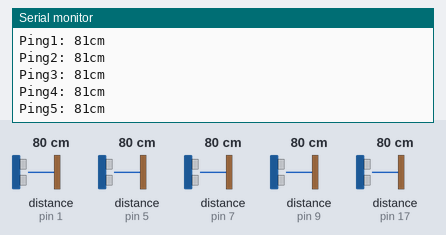
The sketch below on a simulated Arduino Uno, built with avr-gcc and run on an emulated ATmega328P. Parts: the last lines printed to the serial monitor. The test bench sets the inputs (shaded band); at power-on: distance to the obstacle (sensors on pin 1, pin 5, pin 7, pin 9, pin 17) 80 cm. The echo pulse lasts 58.3 µs per cm.

Above: at 1.2 s.
1.3 s: distance to the obstacle (sensor on pin 1) set to 2 cm
At 1.8 s:
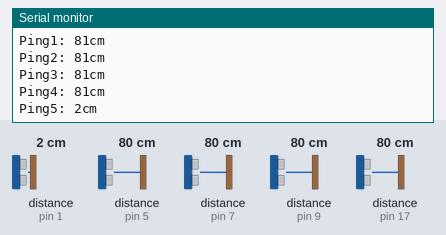
4.3 s: distance to the obstacle (sensor on pin 5) set to 4 cm
At 5.0 s:
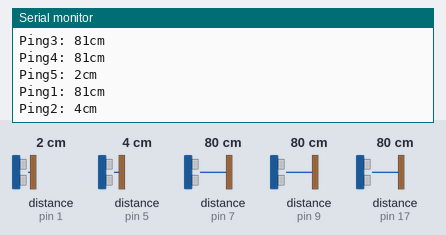
7.3 s: distance to the obstacle (sensor on pin 7) set to 250 cm
At 8.2 s:
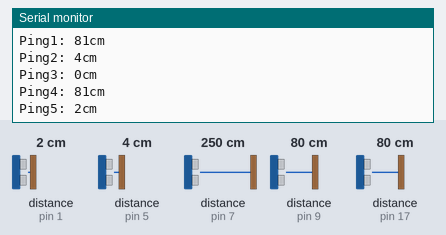
10.3 s: distance to the obstacle (sensor on pin 9) set to 60 cm
At 11.1 s:
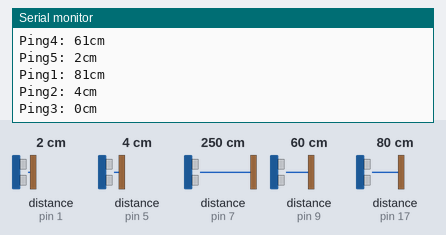
13.3 s: distance to the obstacle (sensor on pin 1) set to 4 cm
At 14.2 s:
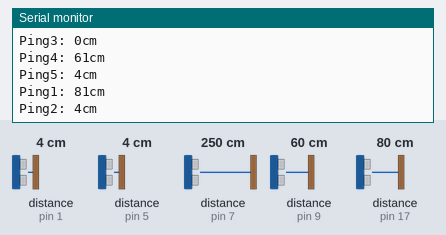
16.3 s: distance to the obstacle (sensor on pin 17) set to 9 cm
At 16.9 s:
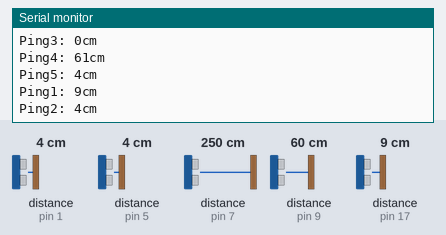
Timing chart, 0 to 19.3 s (numbered marks = the images above; inputs shaded):
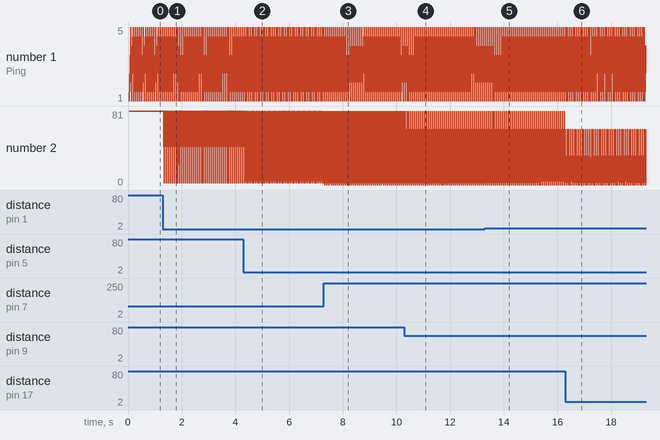

Measured:
- after the input at 1.3 s, the serial monitor: prints a new line after 0.05 s (image 1)
- after the input at 4.3 s, the serial monitor: prints a new line after 0.08 s (image 2)
- after the input at 7.3 s, the serial monitor: prints a new line at once (image 3)
- after the input at 10.3 s, the serial monitor: prints a new line after 0.06 s (image 4)
- after the input at 13.3 s, the serial monitor: prints a new line at once (image 5)
- after the input at 16.3 s, the serial monitor: prints a new line at once (image 6)

The sketch:

Varios_Ultrasonidos.ino
```cpp
#include <NewPing.h>
/*Definimos El Trigger, el echo de cada Ultrasonido.*/


#define MAX_DISTANCE 200 // Maximum distance we want to ping for (in centimeters). Maximum sensor distance is rated at 400-500cm.

/*#define TRIGGER_PIN1  12  // Arduino pin tied to trigger pin on the ultrasonic sensor.
#define ECHO_PIN1     11  // Arduino pin tied to echo pin on the ultrasonic sensor.*/

#define TRIGGER_PIN1  16  // Arduino pin tied to trigger pin on the ultrasonic sensor.
#define ECHO_PIN1     17  // Arduino pin tied to echo pin on the ultrasonic sensor.

#define TRIGGER_PIN2  4  // Arduino pin tied to trigger pin on the ultrasonic sensor.
#define ECHO_PIN2     5  // Arduino pin tied to echo pin on the ultrasonic sensor.

#define TRIGGER_PIN3  6  // Arduino pin tied to trigger pin on the ultrasonic sensor.
#define ECHO_PIN3     7  // Arduino pin tied to echo pin on the ultrasonic sensor.

#define TRIGGER_PIN4  8  // Arduino pin tied to trigger pin on the ultrasonic sensor.
#define ECHO_PIN4     9  // Arduino pin tied to echo pin on the ultrasonic sensor.

#define TRIGGER_PIN5  0  // Arduino pin tied to trigger pin on the ultrasonic sensor.
#define ECHO_PIN5     1  // Arduino pin tied to echo pin on the ultrasonic sensor.

/* Definimos cada ultrasonido*/

NewPing sonar1(TRIGGER_PIN1, ECHO_PIN1, MAX_DISTANCE); // NewPing setup of pins and maximum distance.
NewPing sonar2(TRIGGER_PIN2, ECHO_PIN2, MAX_DISTANCE); // NewPing setup of pins and maximum distance.
NewPing sonar3(TRIGGER_PIN3, ECHO_PIN3, MAX_DISTANCE); // NewPing setup of pins and maximum distance.
NewPing sonar4(TRIGGER_PIN4, ECHO_PIN4, MAX_DISTANCE); // NewPing setup of pins and maximum distance.
NewPing sonar5(TRIGGER_PIN5, ECHO_PIN5, MAX_DISTANCE); // NewPing setup of pins and maximum distance.


void setup() {
  Serial.begin(9600); // Open serial monitor at 9600 baud to see ping results.
}

void loop() {
  delay(50);                      // Wait 50ms between pings (about 20 pings/sec). 29ms should be the shortest delay between pings.
  unsigned int uS1 = sonar1.ping(); // Send ping, get ping time in microseconds (uS).
  Serial.print("Ping1: ");
  Serial.print(uS1 / US_ROUNDTRIP_CM); // Convert ping time to distance and print result (0 = outside set distance range, no ping echo)
  Serial.println("cm");

  unsigned int uS2 = sonar2.ping(); // Send ping, get ping time in microseconds (uS).
  Serial.print("Ping2: ");
  Serial.print(uS2 / US_ROUNDTRIP_CM); // Convert ping time to distance and print result (0 = outside set distance range, no ping echo)
  Serial.println("cm");

  unsigned int uS3 = sonar3.ping(); // Send ping, get ping time in microseconds (uS).
  Serial.print("Ping3: ");
  Serial.print(uS3 / US_ROUNDTRIP_CM); // Convert ping time to distance and print result (0 = outside set distance range, no ping echo)
  Serial.println("cm");

  unsigned int uS4 = sonar4.ping(); // Send ping, get ping time in microseconds (uS).
  Serial.print("Ping4: ");
  Serial.print(uS4 / US_ROUNDTRIP_CM); // Convert ping time to distance and print result (0 = outside set distance range, no ping echo)
  Serial.println("cm");

    unsigned int uS5 = sonar5.ping(); // Send ping, get ping time in microseconds (uS).
  Serial.print("Ping5: ");
  Serial.print(uS5 / US_ROUNDTRIP_CM); // Convert ping time to distance and print result (0 = outside set distance range, no ping echo)
  Serial.println("cm");


}
```
